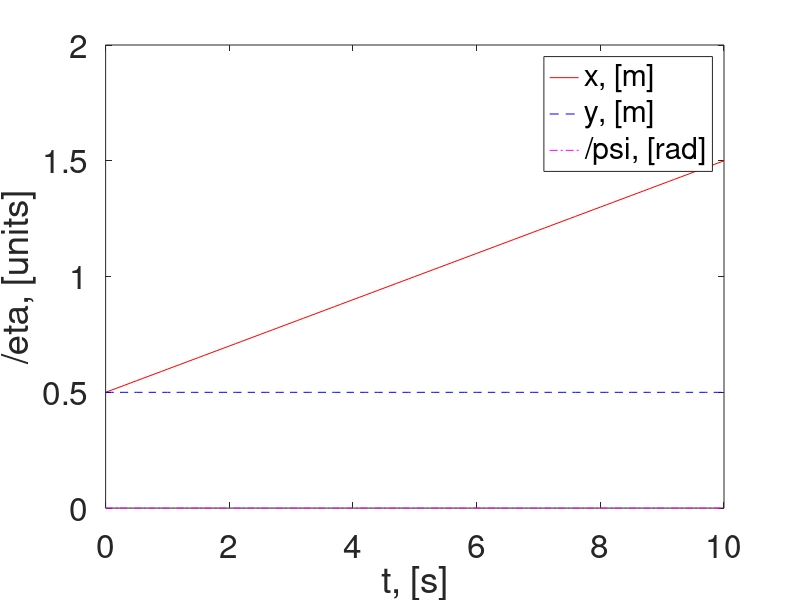
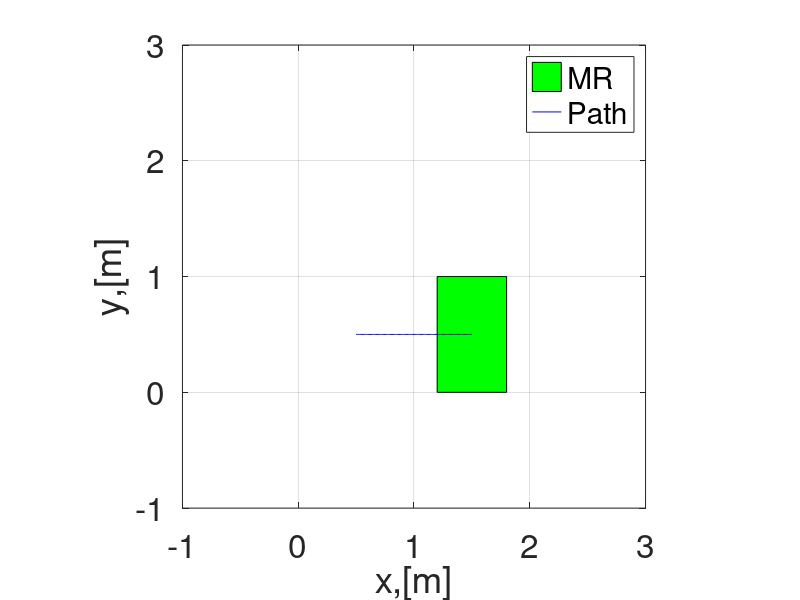

Write the MATLAB code that produced these figures, in order.
clear; 
clc;

%%Simulation parameters
dt = 0.1;   %step size
ts = 10;    %simulatioon time
t = 0:dt:ts;%time span

%vehicle(mobile robot) parameters (physical)
a = 0.2;   %radius of the wheel (fixed)
l_w = 0.3; %distance b/t wheels
d_w = 0.5; %%distance b/t wheel and frame

%initial conditions
x0 = 0.5;
y0 = 0.5;
psi0 = 0;

eta0 = [x0;y0;psi0];

eta(:,1) = eta0; %first element of the column matrix

%loop starts here
for i = 1:length(t)
    psi = eta(3,i);%current orientation in rad
    %jacobian matrix
    J_psi = [cos(psi) -sin(psi) 0;
             sin(psi) cos(psi) 0;
             0 0 1;];
    %inputs
    omega_1 = 0.5; %1st wheel angular velocity
    omega_2 = 0.5;  %2nd wheel angular velocity
    omega_3 = 0.5;  %3rd wheel angular velocity
    omega_4 = 0.5;  %4th wheel angular velocity
    %forward w,w,w,w rotation clockwise w,w,-w,-w anticlockwise -w,-w,w,w

    omega = [omega_1;omega_2;omega_3;omega_4];

    %wheel configuration matrix
    W = a/4*[1 1 1 1;
             1 -1 1 -1;
             -1/(d_w-l_w) -1/(d_w-l_w) 1/(d_w-l_w) 1/(d_w-l_w)];

    %velocity input commands 
    zeta(:,i) = W*omega;
    eta_dot(:,i)=J_psi * zeta(:,i);

    eta(:,i+1) = eta(:,i) + dt * eta_dot(:,i); %Euler method
end

%plotting 
figure
plot(t, eta(1,1:i), 'r-');      %for plotting x in m
hold on     
plot(t, eta(2,1:i), 'b--');     %y in m
plot(t, eta(3,1:i), 'm-.');     %t in s
legend('x, [m]','y, [m]','/psi, [rad]');
set(gca,'fontsize',24)
xlabel('t, [s]');
ylabel('/eta, [units]');

%animation (mobile robot motion animation)
l = 2*l_w; % length of mobile robot
w = 2*d_w; % width of the mobile robot
%Mobile robot coordinates
mr_co=[-l/2 l/2 l/2 -l/2 -l/2;
       -w/2 -w/2 w/2 w/2 -w/2;];
figure
for i = 1:5:length(t) %animation starts here
    psi = eta(3,i);
    R_psi=[cos(psi) -sin(psi);
           sin(psi)  cos(psi);];%rotation matrix
    v_pos=R_psi*mr_co;
    fill((v_pos(1,:)+eta(1,i)),v_pos(2,:)+eta(2,i),'g')
    hold on, grid on
    axis([-1 3 -1 3]), axis square
    plot(eta(1,1:i),eta(2,1:i),'b-');
    legend('MR','Path')
    set(gca,'fontsize',24)
    xlabel('x,[m]'); ylabel('y,[m]');
    pause(0.01);
    hold off
end %animation ends here

